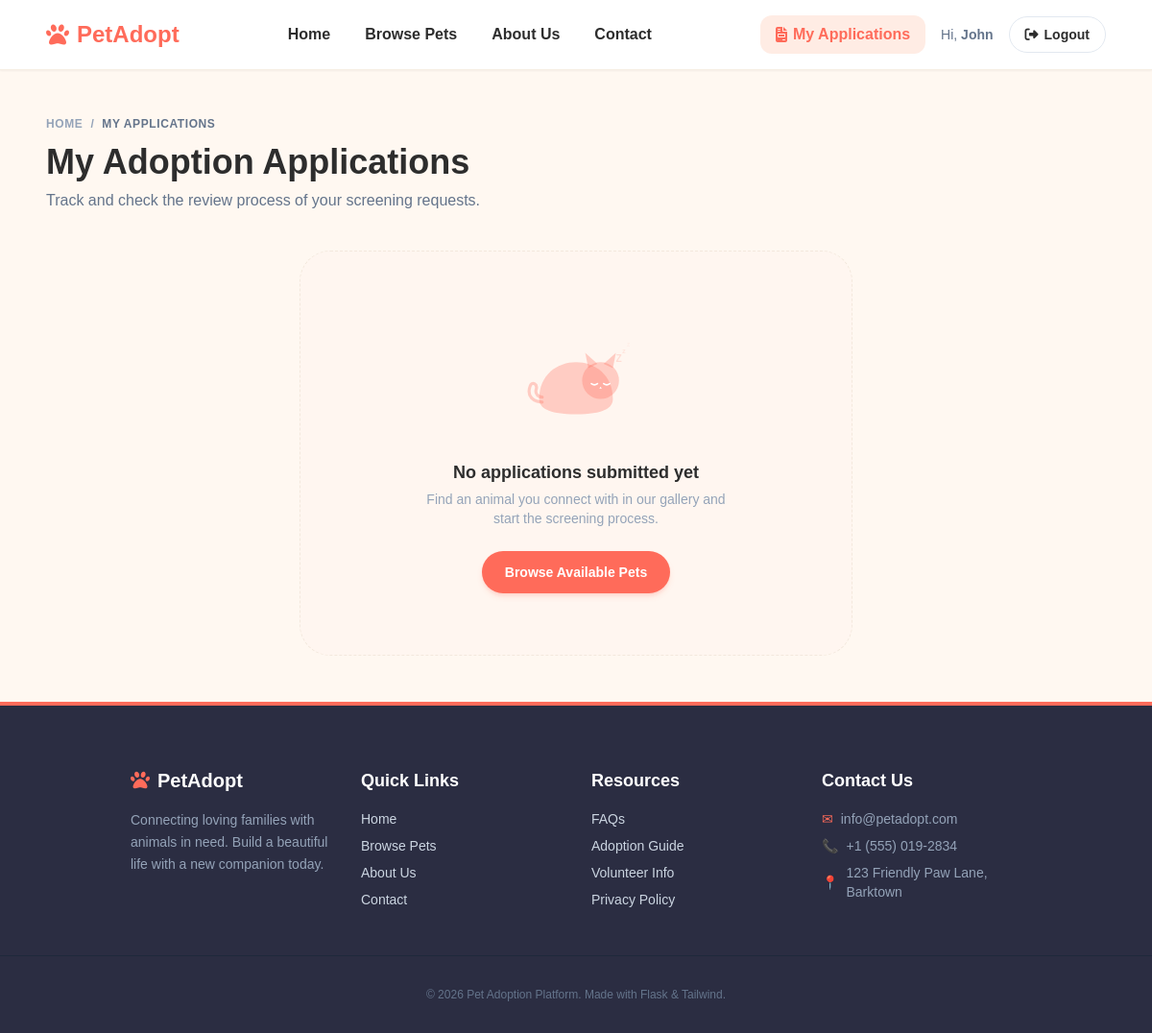
The page /my-applications (signed in) on the database as committed earlier.
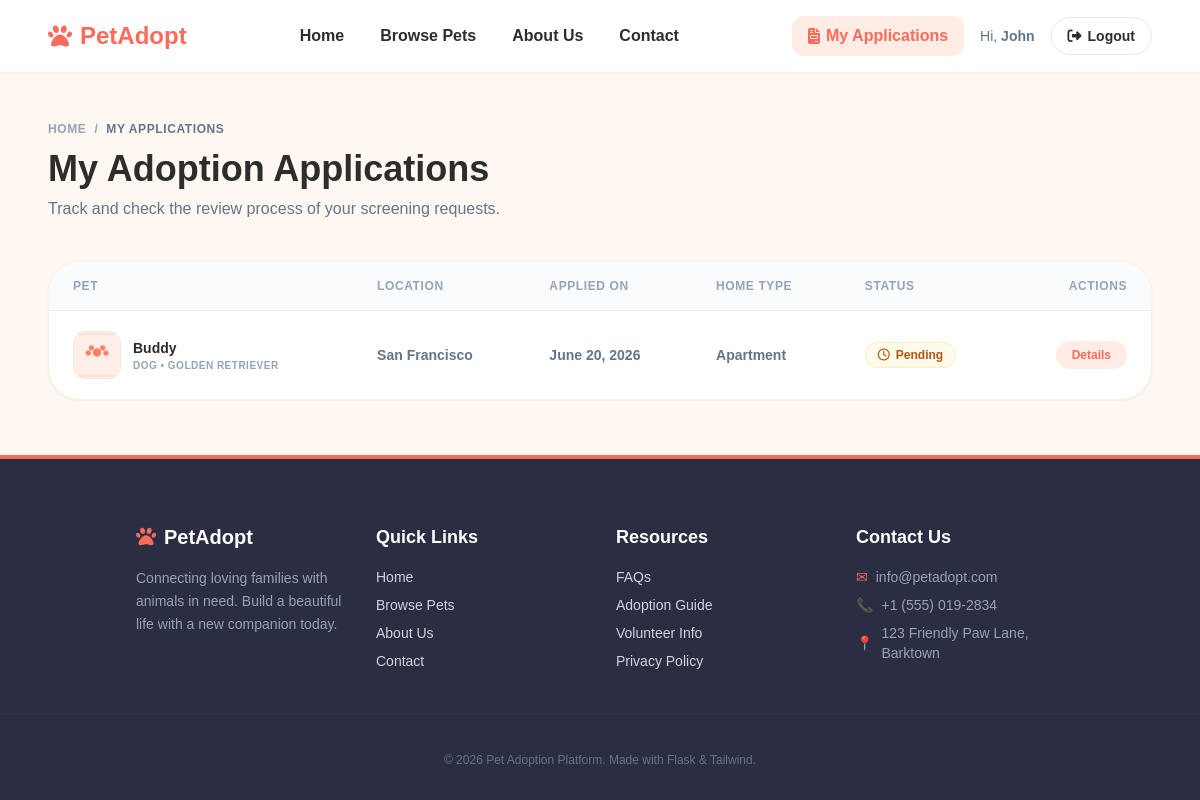
The same page on the database as committed later.
### models.py (models this page shows, shortened)
class AdoptionApplication(db.Model):
    __tablename__ = 'adoption_applications'
    id = db.Column(db.Integer, primary_key=True)
    pet_id = db.Column(db.Integer, db.ForeignKey('pets.id'), nullable=False)
    applicant_id = db.Column(db.Integer, db.ForeignKey('users.id'), nullable=False)
    full_name = db.Column(db.String(100), nullable=False)
    phone = db.Column(db.String(20), nullable=False)
    address = db.Column(db.String(255), nullable=False)
    home_type = db.Column(db.String(50), nullable=False)  # Apartment, House, Farmhouse, Other
    reason = db.Column(db.Text, nullable=False)
    previous_pet_experience = db.Column(db.Text, nullable=True)
    status = db.Column(db.String(20), nullable=False, default='pending')  # pending, approved, rejected
    applied_at = db.Column(db.DateTime, default=datetime.utcnow)

class Pet(db.Model):
    __tablename__ = 'pets'
    id = db.Column(db.Integer, primary_key=True)
    name = db.Column(db.String(100), nullable=False)
    species = db.Column(db.String(50), nullable=False)  # Dog, Cat, Rabbit, Bird, Other
    breed = db.Column(db.String(100), nullable=True)
    age = db.Column(db.Integer, nullable=True)
    gender = db.Column(db.String(20), nullable=False)  # Male, Female
    size = db.Column(db.String(20), nullable=False)  # Small, Medium, Large
    color = db.Column(db.String(50), nullable=True)
    description = db.Column(db.Text, nullable=True)
    photo = db.Column(db.String(255), nullable=True, default='default_pet.png')
    location = db.Column(db.String(100), nullable=False)
    vaccinated = db.Column(db.Boolean, default=False)
    is_adopted = db.Column(db.Boolean, default=False)
    shelter_id = db.Column(db.Integer, db.ForeignKey('users.id'), nullable=False)
    created_at = db.Column(db.DateTime, default=datetime.utcnow)
    applications = db.relationship('AdoptionApplication', backref='pet', lazy=True, cascade="all, delete-orphan")

### adoption_routes.py (the view)
@adoptions_bp.route('/my-applications')
@login_required
@role_required('adopter')
def my_applications():
    applications = AdoptionApplication.query.filter_by(
        applicant_id=current_user.id
    ).order_by(AdoptionApplication.applied_at.desc()).all()
    return render_template('adoptions/my_applications.html', applications=applications)

### utils.py (called while the page is built)
def role_required(*roles):
    def decorator(f):
        @wraps(f)
        def decorated_function(*args, **kwargs):
            if not current_user.is_authenticated or current_user.role not in roles:
                abort(403)
            return f(*args, **kwargs)
        return decorated_function
    return decorator

### templates/adoptions/my_applications.html (shortened to what the changed rows need)
{% extends 'base.html' %}
{% block content %}
<div class="container mx-auto max-w-7xl px-6 md:px-12 py-12">
    <div class="mb-10 text-left animate-fade-in-up">
        <h1 class="text-3xl md:text-4xl font-black text-dark mb-2">My Adoption Applications</h1>
    </div>
    <div class="animate-fade-in-up" style="animation-delay: 100ms;">
        {% if applications %}
            <div class="hidden md:block bg-white border border-border/60 rounded-[32px] overflow-hidden shadow-sm">
                <table class="w-full text-left border-collapse">
                    <thead>
                        <tr class="bg-slate-50/70 border-b border-border/60">
                            <th class="py-4 px-6 text-xs font-bold text-slate-400 uppercase tracking-wider">Pet</th>
                            <th class="py-4 px-6 text-xs font-bold text-slate-400 uppercase tracking-wider">Location</th>
                            <th class="py-4 px-6 text-xs font-bold text-slate-400 uppercase tracking-wider">Applied On</th>
                            <th class="py-4 px-6 text-xs font-bold text-slate-400 uppercase tracking-wider">Home Type</th>
                            <th class="py-4 px-6 text-xs font-bold text-slate-400 uppercase tracking-wider">Status</th>
                            <th class="py-4 px-6 text-xs font-bold text-slate-400 uppercase tracking-wider text-right">Actions</th>
                        </tr>
                    </thead>
                    <tbody class="divide-y divide-slate-100">
                        {% for app in applications %}
                            <tr class="hover:bg-slate-50/50 transition-colors">
                                <td class="py-5 px-6">
                                    <div class="flex items-center gap-3">
                                        <div class="w-12 h-12 rounded-xl overflow-hidden border border-border bg-slate-50 flex-shrink-0">
                                            {% if app.pet.photo %}
                                                <img src="{{ url_for('static', filename='uploads/pet_photos/' + app.pet.photo) }}" alt="{{ app.pet.name }}" class="w-full h-full object-cover">
                                            {% else %}
                                                <img src="{{ url_for('static', filename='uploads/pet_photos/default_pet.png') }}" alt="{{ app.pet.name }}" class="w-full h-full object-cover">
                                            {% endif %}
                                        </div>
                                        <div>
                                            <h4 class="text-sm font-black text-dark">{{ app.pet.name }}</h4>
                                            <p class="text-[10px] text-slate-400 font-bold uppercase tracking-wider">{{ app.pet.species }} &bull; {% if app.pet.breed %}{{ app.pet.breed }}{% else %}Mixed Breed{% endif %}</p>
                                        </div>
                                    </div>
                                </td>
                                <td class="py-5 px-6 text-sm text-slate-500 font-semibold">
                                    {{ app.pet.location }}
                                </td>
                                <td class="py-5 px-6 text-sm text-slate-500 font-semibold">
                                    {{ app.applied_at.strftime('%B %d, %Y') }}
                                </td>
                                <td class="py-5 px-6 text-sm text-slate-500 font-semibold">
                                    {{ app.home_type }}
                                </td>
                                <td class="py-5 px-6">
                                    {% if app.status == 'pending' %}
                                        <span class="inline-flex items-center gap-1.5 text-xs font-bold px-3 py-1 bg-amber-50 text-amber-700 border border-amber-200/50 rounded-full">
                                            <i class="fa-regular fa-clock"></i> Pending
                                        </span>
                                    {% elif app.status == 'approved' %}
                                        <span class="inline-flex items-center gap-1.5 text-xs font-bold px-3 py-1 bg-emerald-50 text-emerald-700 border border-emerald-200/50 rounded-full">
                                            <i class="fa-solid fa-circle-check"></i> Approved
                                        </span>
                                    {% elif app.status == 'rejected' %}
                                        <span class="inline-flex items-center gap-1.5 text-xs font-bold px-3 py-1 bg-red-50 text-red-700 border border-red-200/50 rounded-full">
                                            <i class="fa-solid fa-circle-xmark"></i> Rejected
                                        </span>
                                    {% endif %}
                                </td>
                                <td class="py-5 px-6 text-right">
                                    <a
                                      href="{{ url_for('pets.pet_detail', pet_id=app.pet.id) }}"
                                      class="inline-block py-1.5 px-4 bg-primary-light hover:bg-primary/25 text-primary font-bold rounded-full text-xs transition-colors"
                                    >
                                        Details
                                    </a>
                                </td>
                            </tr>
                        {% endfor %}
                    </tbody>
                </table>
            </div>
        {% else %}
            <div class="py-16 px-6 bg-primary-light/10 border border-dashed border-border rounded-[32px] text-center max-w-xl mx-auto flex flex-col items-center justify-center">
                <h3 class="text-lg font-black text-dark mb-1">No applications submitted yet</h3>
                <p class="text-slate-400 text-sm max-w-xs mb-6">Find an animal you connect with in our gallery and start the screening process.</p>
                <a
                  href="{{ url_for('pets.pet_list') }}"
                  class="inline-flex py-3 px-6 bg-primary hover:bg-primary-hover text-white font-bold rounded-full text-sm shadow-md shadow-primary/20 transition-all active:scale-95 hover:-translate-y-0.5"
                >
                    Browse Available Pets
                </a>
            </div>
        {% endif %}
    </div>
</div>
{% endblock %}

Rows that differ between the two databases and show on the page:
added AdoptionApplication: photo (placeholder picture), pet.name "Buddy", pet.species "DOG", pet.breed "GOLDEN RETRIEVER", pet.location "San Francisco", applied_at "June 20, 2026", home_type "Apartment", status "pending" (drawn)
Other text that changed with them:
text no longer shown: "No applications submitted yet Find an animal you connect with in our gallery and start the screening process. Browse Available Pets"
text now shown: "PET LOCATION APPLIED ON HOME TYPE STATUS ACTIONS"
